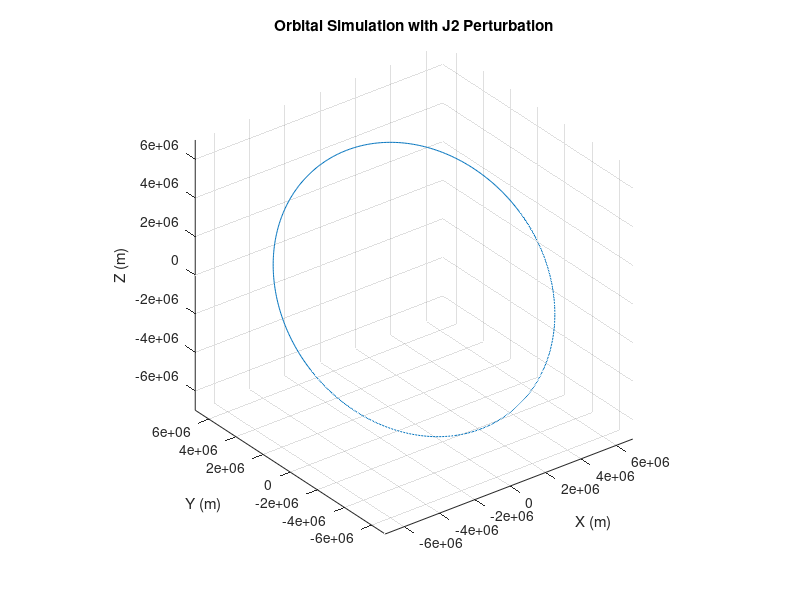

Source code (MATLAB):
% 定数
G = 6.67430e-11;  % 重力定数 (m^3 kg^-1 s^-2)
M = 5.972e24;     % 地球の質量 (kg)
R = 6371e3;       % 地球の半径 (m)
J2 = 1.08263e-3;  % J2摂動項

% 軌道要素
a = 7000e3;  % 軌道半径 (m)
e = 0.01;    % 離心率
i = deg2rad(45);  % 軌道傾斜 (rad)
raan = deg2rad(0);  % 昇交点経度 (rad)
argp = deg2rad(0);  % 近地点引数 (rad)

% 平均運動の計算
n = sqrt(G * M / a^3);  % 平均運動 (rad/s)

% BSTAR抗力項の設定
bstar = 1.0e-5;  % BSTAR (kg/m^2)

% 軌道計算関数

function [positions, n_dot] = simulate_orbit(n, e, a, raan, argp, i, t_end, dt, bstar, J2)
% 定数
G = 6.67430e-11;  % 重力定数 (m^3 kg^-1 s^-2)
M = 5.972e24;     % 地球の質量 (kg)
R = 6371e3;       % 地球の半径 (m)
J2 = 1.08263e-3;  % J2摂動項
    times = 0:dt:t_end;
    positions = zeros(length(times), 3);
    n_dot = zeros(length(times), 1);  % 平均運動の変化率を格納する配列

    for k = 1:length(times)
        t = times(k);
        M_t = n * t;  % 平均運動による平均近点角
        E = M_t;  % 初期の離心率の近似

        % ケプラー方程式を解く（近似）
        for j = 1:10  % ニュートン法による反復
            E = M_t + e * sin(E);
        end

        % 真近点角の計算
        nu = 2 * atan2(sqrt(1 + e) * sin(E / 2), sqrt(1 - e) * cos(E / 2));

        % 位置の計算
        r = a * (1 - e * cos(E));
        x = r * (cos(raan) * cos(argp + nu) - sin(raan) * sin(argp + nu) * cos(i));
        y = r * (sin(raan) * cos(argp + nu) + cos(raan) * sin(argp + nu) * cos(i));
        z = r * (sin(argp + nu) * sin(i));
        
        positions(k, :) = [x, y, z];

        % J2摂動による平均運動の変化を計算
        n_dot(k) = - (3/2) * J2 * (G * M)^(2/3) * (R^2) * (cos(i)) / (a^(7/2));  % J2による変化率
    end
end

% シミュレーション
t_end = 6000;
dt = 10;
[positions, n_dot] = simulate_orbit(n, e, a, raan, argp, i, t_end, dt, bstar, J2);  % 6000秒のシミュレーション

% t=3000の地点での値を出力
target_time = 3000;
target_index = find(0:dt:t_end == target_time);

fprintf('At t = %d seconds:\n', target_time);
fprintf('BSTAR: %.2e kg/m^2\n', bstar);
fprintf('Eccentricity: %.4f\n', e);
fprintf('Average Motion Change: %.6f rad/s^2\n', n_dot(target_index));

% 結果のプロット
figure;
plot3(positions(:, 1), positions(:, 2), positions(:, 3));
xlabel('X (m)');
ylabel('Y (m)');
zlabel('Z (m)');
title('Orbital Simulation with J2 Perturbation');
grid on;
axis equal;
